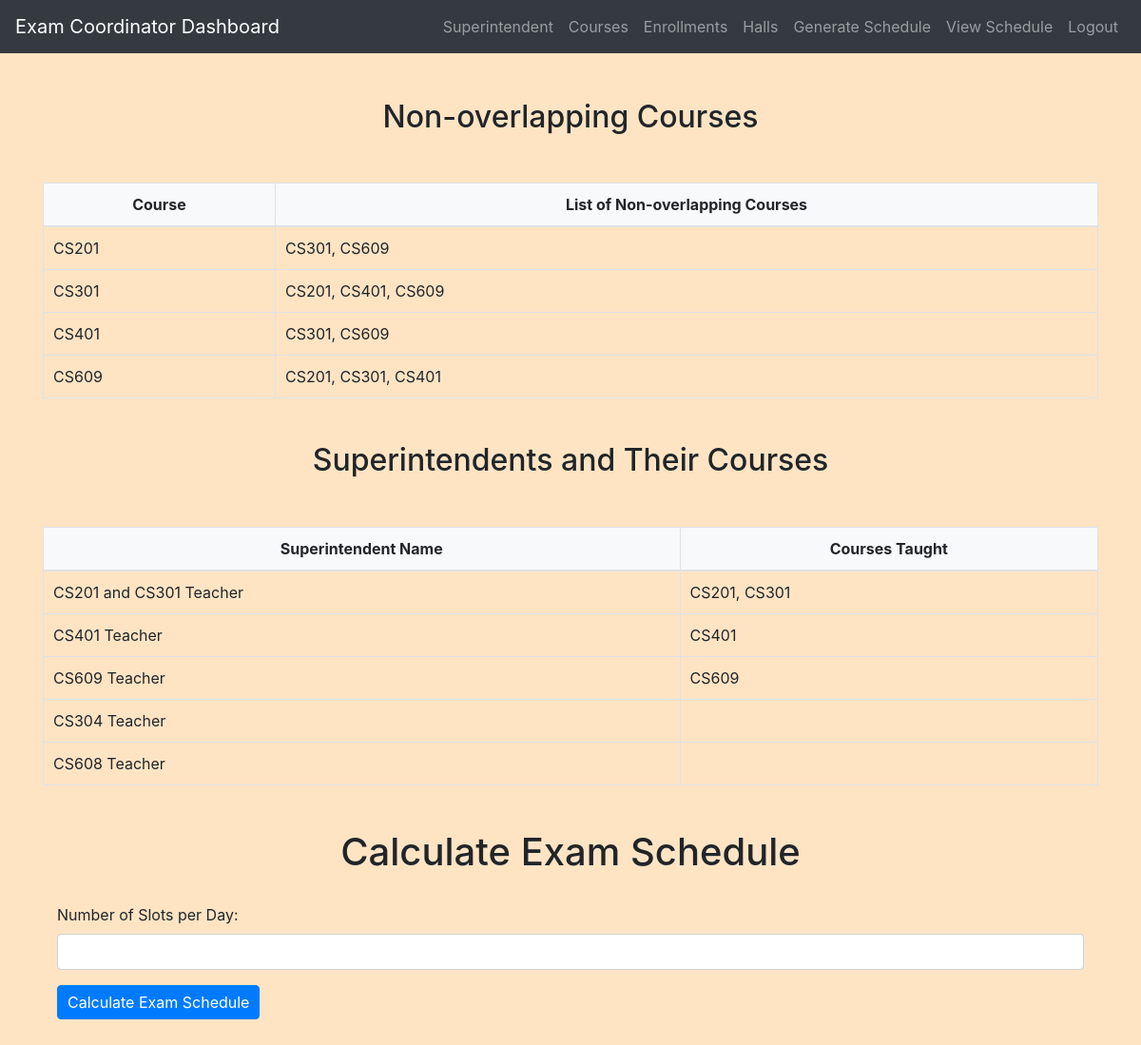
The page /exam_coordinator/view_exam_schedule.php (signed in) on the database its author committed.
### tables this page shows
CREATE TABLE `courses` (
  `course_id` int(11) NOT NULL,
  `course_code` varchar(255) NOT NULL,
  `course_name` varchar(255) NOT NULL,
  `faculty_id` int(11) DEFAULT NULL
);

### exam_coordinator/view_exam_schedule.php (the view, shortened to what this page needs)
<?php
include 'config.php';
function getNonOverlappingCourses($course_id, $conn) {
    $sql = "SELECT c.course_code
            FROM Courses c
            WHERE c.course_id != ?
            AND NOT EXISTS (
                SELECT 1
                FROM Enrollments e1
                JOIN Enrollments e2 ON e1.student_id = e2.student_id
                WHERE e1.course_id = ? AND e2.course_id = c.course_id
            )";
    $stmt = $conn->prepare($sql);
    $stmt->bind_param("ii", $course_id, $course_id);
    $stmt->execute();
    $result = $stmt->get_result();
    $non_overlapping_courses = [];
    while ($row = $result->fetch_assoc()) {
        $non_overlapping_courses[] = $row['course_code'];
    }
    return implode(', ', $non_overlapping_courses);
}
function getSuperintendentCourses($conn) {
    $sql = "SELECT s.id, f.name as faculty_name, c.course_code
            FROM superintendents s
            JOIN Faculty f ON s.faculty_id = f.id
            LEFT JOIN Courses c ON c.faculty_id = f.id";
    $result = $conn->query($sql);
    $superintendents = [];
    while ($row = $result->fetch_assoc()) {
        if (!isset($superintendents[$row['id']])) {
            $superintendents[$row['id']]['faculty_name'] = $row['faculty_name'];
            $superintendents[$row['id']]['courses'] = [];
        }
        if ($row['course_code']) {
            $superintendents[$row['id']]['courses'][] = $row['course_code'];
        }
    }
    return $superintendents;
}
$sql_courses = "SELECT course_id, course_code FROM Courses";
$result_courses = $conn->query($sql_courses);
$superintendents = getSuperintendentCourses($conn);
?>
<!DOCTYPE html>
<html>
<head>
    <link rel="stylesheet" href="https://maxcdn.bootstrapcdn.com/bootstrap/4.5.2/css/bootstrap.min.css">
    <link rel="stylesheet" href="../css/style.css">
</head>
<body>
<?php include('navbar.php'); ?>
<div class="container mt-5 mb-5">
    <h2>Non-overlapping Courses</h2>
    <div class="table-responsive">
        <table class="table table-bordered">
            <thead>
                <tr>
                    <th>Course</th>
                    <th>List of Non-overlapping Courses</th>
                </tr>
            </thead>
            <tbody>
                <?php
                while ($row = $result_courses->fetch_assoc()) {
                    $course_id = $row['course_id'];
                    $course_code = $row['course_code'];
                    $non_overlapping_courses = getNonOverlappingCourses($course_id, $conn);
                    echo "<tr>";
                    echo "<td>{$course_code}</td>";
                    echo "<td>{$non_overlapping_courses}</td>";
                    echo "</tr>";
                }
                ?>
            </tbody>
        </table>
    </div>
    <h2>Superintendents and Their Courses</h2>
    <div class="table-responsive">
        <table class="table table-bordered">
            <thead>
                <tr>
                    <th>Superintendent Name</th>
                    <th>Courses Taught</th>
                </tr>
            </thead>
            <tbody>
                <?php
                foreach ($superintendents as $superintendent_id => $superintendent) {
                    echo "<tr>";
                    echo "<td>{$superintendent['faculty_name']}</td>";
                    echo "<td>" . implode(', ', $superintendent['courses']) . "</td>";
                    echo "</tr>";
                }
                ?>
            </tbody>
        </table>
    </div>
    <div class="container mt-3">
        <h1>Calculate Exam Schedule</h1>
        <form action="calculate_schedule.php" method="POST">
            <div class="form-group">
                <label for="slots_per_day">Number of Slots per Day:</label>
                <input type="number" id="slots_per_day" name="slots_per_day" class="form-control" required>
            </div>
            <button type="submit" class="btn btn-primary">Calculate Exam Schedule</button>
        </form>
    </div>
</div>
</body>
</html>

### css/style.css (style rules this page uses)
body { background-color: bisque; }
h1, h2, h3, h4 { text-align: center; margin-top: 30px; margin-bottom: 30px; }
.table { width: 100%; border-collapse: collapse; margin-top: 20px; }
.table th, .table td { padding: 10px; border: 1px solid #dee2e6; }
.table thead th { background-color: #f8f9fa; font-weight: bold; text-align: center; }
.table tbody td { vertical-align: middle; }
.btn-primary { padding: 5px 10px; }

### rows shown on the page
courses: course_code "CS201", non_overlapping_courses "CS301, CS609"
courses: course_code "CS301", non_overlapping_courses "CS201, CS401, CS609"
courses: course_code "CS401", non_overlapping_courses "CS301, CS609"
courses: course_code "CS609", non_overlapping_courses "CS201, CS301, CS401"

### other values the page prints
$superintendent['faculty_name'] "CS201 and CS301 Teacher"
implode(', ', $superintendent['courses']) "CS201, CS301"
$superintendent['faculty_name'] "CS401 Teacher"
implode(', ', $superintendent['courses']) "CS401"
$superintendent['faculty_name'] "CS609 Teacher"
implode(', ', $superintendent['courses']) "CS609"
$superintendent['faculty_name'] "CS304 Teacher"
$superintendent['faculty_name'] "CS608 Teacher"
